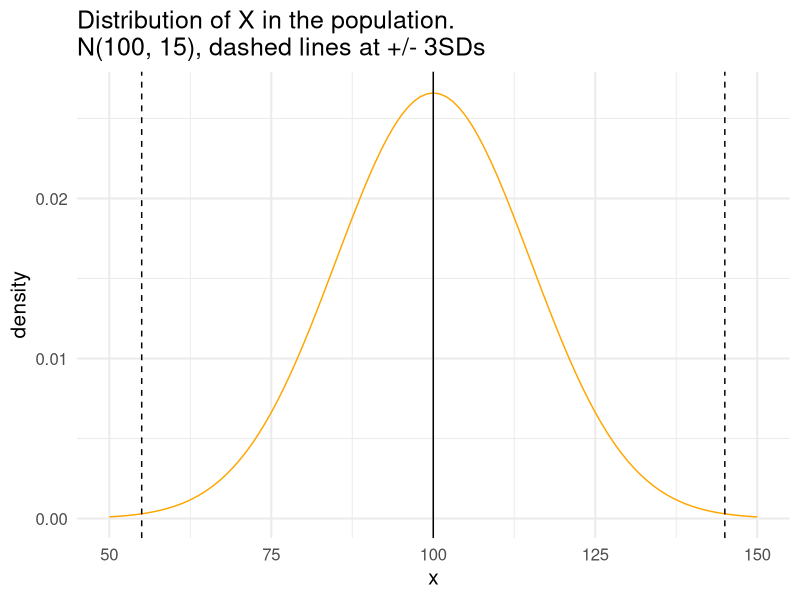
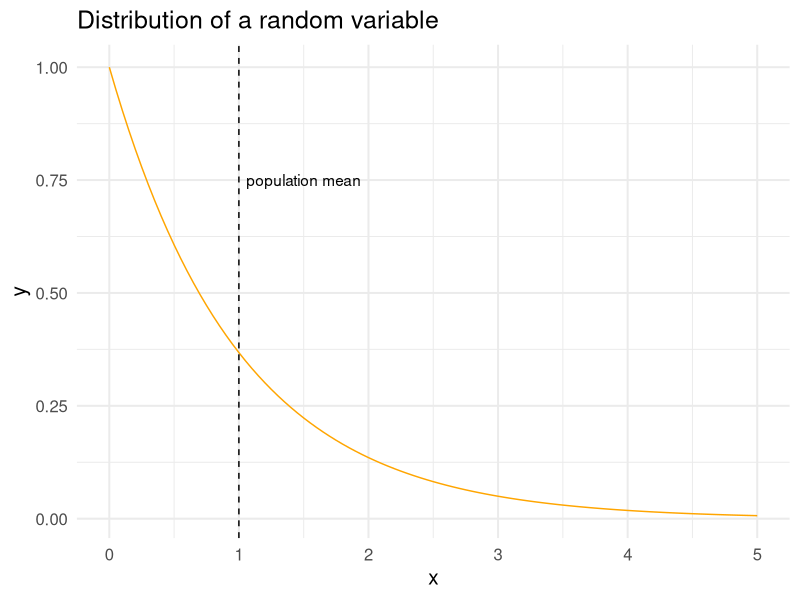
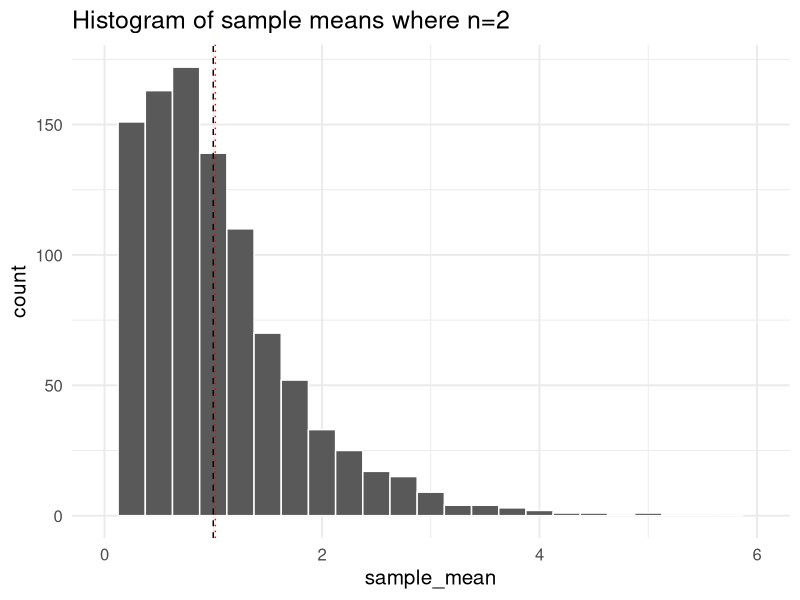
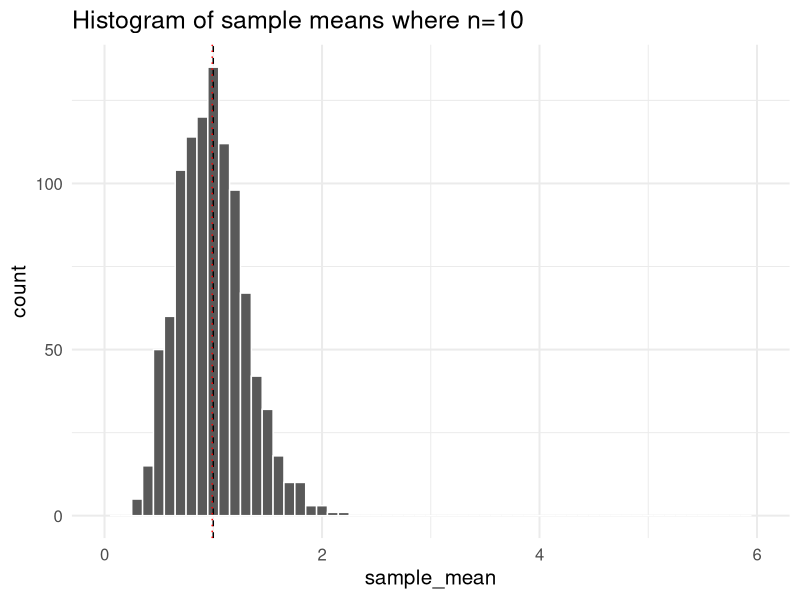
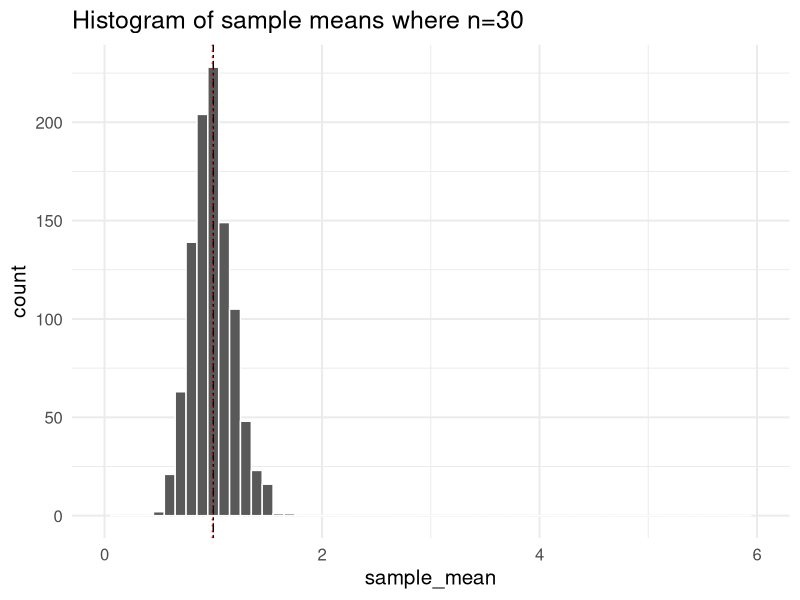

The R source for these figures, in order:
## ---- chunk 1
library(tidyverse)
p1 <- ggplot(data = data.frame(x = c(50, 150)), aes(x)) +
  stat_function(fun = dnorm, n = 101, args = list(mean = 100, sd = 15), col = "orange") +
  labs(y = "density") + 
  theme_minimal(base_size = 15) + 
  geom_vline(xintercept = 145, lty = 2) + 
  geom_vline(xintercept = 55, lty = 2) +
  ggtitle("Distribution of X in the population.\nN(100, 15), dashed lines at +/- 3SDs") +
  geom_vline(xintercept = 100)

p1

## ---- chunk 2
ggplot(data = data.frame(x = c(0, 5)), aes(x)) +
  stat_function(fun = dexp, n = 101, args = list(rate = 1), col = "orange") +
  theme_minimal(base_size = 15) +
  labs(title = "Distribution of a random variable") + 
  geom_vline(aes(xintercept = 1), lty = 2) + geom_text(x = 1.5, y = 0.75, label = "population mean", check_overlap = T)
## ---- chunk 3
pop_data <- rexp(n = 100000, rate = 1)
pop_data <- as.data.frame(pop_data)
names(pop_data)[1] <- "var_1"

calc_sample_mean <- function(df) {
  df %>% 
    summarize(sample_mean = mean(var_1))
}

many.sample.stats.n2 <- replicate(1000, sample_n(pop_data, 2), simplify = F) %>%
  lapply(., calc_sample_mean) %>%
  bind_rows() %>%
  mutate(sample.id = 1:n())

ggplot(many.sample.stats.n2, aes(x = sample_mean)) + 
  geom_histogram(binwidth = 0.25, col = "white") + 
  ggtitle("Histogram of sample means where n=2") +
  geom_vline(aes(xintercept = 1), lty = 2) + 
  geom_vline(aes(xintercept = many.sample.stats.n2 %>% summarise(mean(sample_mean)) %>% pull), lty = 3, col = "red") +
  theme_minimal(base_size = 15) +
  scale_x_continuous(limits = c(0, 6))
## ---- chunk 4
many.sample.stats.n10 <- replicate(1000, sample_n(pop_data, 10), simplify = F) %>%
  lapply(., calc_sample_mean) %>%
  bind_rows() %>%
  mutate(sample.id = 1:n())

ggplot(many.sample.stats.n10, aes(x = sample_mean)) + 
  geom_histogram(binwidth = 0.1, col = "white") + 
  ggtitle("Histogram of sample means where n=10") +
  geom_vline(aes(xintercept = 1), lty = 2) + 
  geom_vline(aes(xintercept = many.sample.stats.n10 %>% summarise(mean(sample_mean)) %>% pull), lty = 3, col = "red") +
  theme_minimal(base_size = 15) +
  scale_x_continuous(limits = c(0, 6))
## ---- chunk 5
many.sample.stats.n30 <- replicate(1000, sample_n(pop_data, 30), simplify = F) %>%
  lapply(., calc_sample_mean) %>%
  bind_rows() %>%
  mutate(sample.id = 1:n())

ggplot(many.sample.stats.n30, aes(x = sample_mean)) + 
  geom_histogram(binwidth = 0.1, col = "white") + 
  ggtitle("Histogram of sample means where n=30") +
  geom_vline(aes(xintercept = 1), lty = 30) + 
  geom_vline(aes(xintercept = many.sample.stats.n30 %>% summarise(mean(sample_mean)) %>% pull), lty = 3, col = "red") +
  theme_minimal(base_size = 15) +
  scale_x_continuous(limits = c(0, 6))
